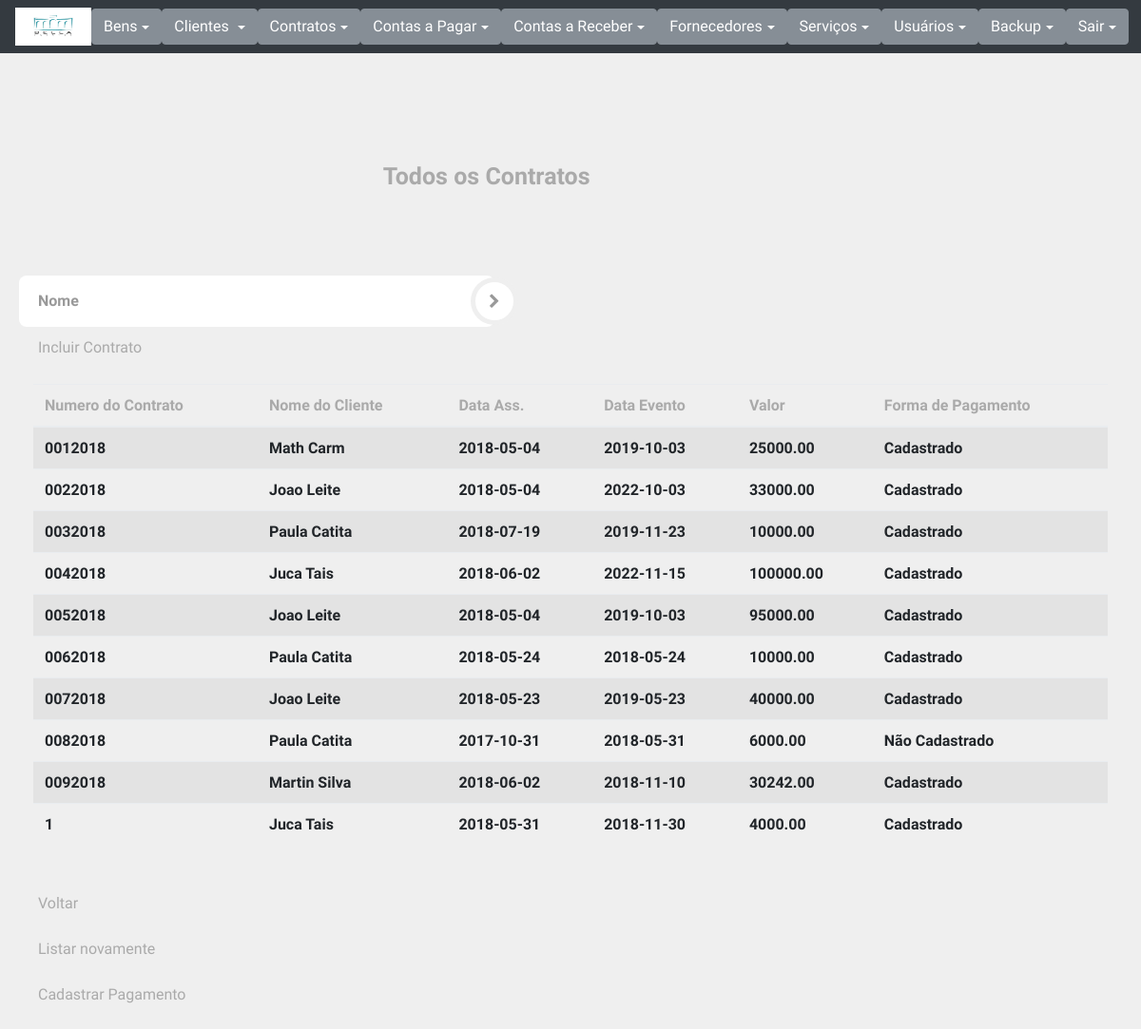
Page /listarContrato.php (signed in) on the committed database.
### tables this page shows
CREATE TABLE `contrato` (
  `num` varchar(12) NOT NULL,
  `idcliente` int(11) NOT NULL,
  `dataassinatura` date NOT NULL,
  `dataevento` date NOT NULL,
  `pessoascont` int(11) NOT NULL,
  `pessoaspres` int(11) NOT NULL,
  `valor` double(10,2) NOT NULL,
  `parcelascadastradas` tinyint(1) NOT NULL,
  PRIMARY KEY (`num`),
  KEY `contrato_cliente_fk` (`idcliente`),
  CONSTRAINT `contrato_cliente_fk` FOREIGN KEY (`idcliente`) REFERENCES `cliente` (`id`)
);

CREATE TABLE `cliente` (
  `id` int(11) NOT NULL AUTO_INCREMENT,
  `nome` varchar(50) NOT NULL,
  `profissao` varchar(35) NOT NULL,
  `rg` varchar(7) NOT NULL,
  `cpf` varchar(11) NOT NULL,
  `fone1` varchar(15) NOT NULL,
  `fone2` varchar(15) NOT NULL,
  `email` varchar(80) NOT NULL,
  `cep` int(11) NOT NULL,
  `logradouro` varchar(60) NOT NULL,
  `numero` int(11) NOT NULL,
  `complemento` varchar(60) DEFAULT NULL,
  `bairro` varchar(40) NOT NULL,
  `cidade` varchar(50) NOT NULL,
  PRIMARY KEY (`id`)
);

### listarContrato.php (the view, shortened to what this page needs)
<?php
require "connect.php";
if (isset($_GET['ordem'])) {
    $ordem=" ORDER BY " . $_GET['ordem'];
}else {
    $ordem="";
}
if (isset($_GET['nome'])) {
   setcookie('aux',$_GET['nome'], time() + 30);
}else{
$pnome="";
}
if (isset($_COOKIE['aux'])){
    if (empty($_COOKIE['aux'])){
        $pnome="";
    }else {
        $pnome="&nome=" . $_COOKIE['aux'];
}
}else {
    $pnome="";
}
require "modelo.php";
?>
    <div style="margin-left:33%;padding:70px 0">
        <div class="logo">Todos os Contratos</div>
	</div>
    <div class="login-form-1">
            <form id="login-form" class="text-left" action="listarContrato.php" method="get">
                <div style="width:500px" class="main-login-form">
                    <div class="login-group">
                        <div class="form-group">
                            <input type="text" class="form-control" id="nome" name="nome" placeholder="Nome">
                        </div>
                    </div>
                    <button type="submit" class="login-button"><i class="fa fa-chevron-right"></i></button>
                </div>
                <div class="etc-login-form">
                       <a href='frmContrato.php'>Incluir Contrato</a>
                </div>
            </form>
        </div>
    <div class='table-responsive col-md-12'>
        <table class='table table-striped'>
            <thead>
                <tr>
<?php
					echo "<th><a href='listarContrato.php?ordem=num{$pnome}'>Numero do Contrato</a></th>
						  <th><a href='listarContrato.php?ordem=nome{$pnome}'>Nome do Cliente</a></th>
						  <th><a href='listarContrato.php?ordem=ass{$pnome}'>Data Ass.</a></th>
						  <th><a href='listarContrato.php?ordem=ev{$pnome}'>Data Evento</a></th>
						  <th><a href='listarContrato.php?ordem=valor{$pnome}'>Valor</a></th>
						  <th><a href='listarContrato.php?ordem=sit{$pnome}'>Forma de Pagamento</a></th>";
?>
                </tr>
            </thead>
    </div>
	<tbody>
<?php
	if(!empty($_GET['nome'])){
        $nome = "%" . $_GET['nome'] . "%";
        $sql= "select con.num as num, cli.nome as nome, con.dataassinatura as ass, con.dataevento as ev, con.valor as valor, con.parcelascadastradas as sit from contrato con inner join cliente cli on con.idcliente=cli.id WHERE upper(nome) LIKE upper(:nome)";
        $resultado = $con->prepare($sql);
        $resultado->bindParam(':nome', $nome, PDO::PARAM_STR);
        $resultado->execute();
	}else{
			$sql= "select con.num as num, cli.nome as nome, con.dataassinatura as ass, con.dataevento as ev, con.valor as valor, con.parcelascadastradas as sit from contrato con inner join cliente cli on con.idcliente=cli.id" . $ordem;
            $resultado = $con->prepare($sql);
            $resultado->execute();
		}
            while ($row = $resultado->fetchObject()) {
                $situacao=$row->sit;
                echo "<tr>";
                echo "<td><b>{$row->num}</b></td>";
                echo "<td><b>{$row->nome}</b></td>";
				echo "<td><b>{$row->ass}</b></td>";
				echo "<td><b>{$row->ev}</b></td>";
				echo "<td><b>{$row->valor}</b></td>";
				if($situacao==1){
					echo "<td><b>Cadastrado</b></td>";
				}else{
					echo "<td><b> Não Cadastrado</b></td>";
				}
                echo "</tr>";
                    }
            ?>
    </tbody>
    <div class="etc-login-form">
        <br><a href="contratos.php">Voltar</a><br>
		<br><a href="listarContrato.php?apaga=1">Listar novamente</a> <br>
		<br><a href="parcincom.php">Cadastrar Pagamento </a><br>
    </div>
</body>
</html>

### css/style.css (style rules this page uses)
html, body { background: #efefef; padding: 10px; font-family: 'Varela Round'; }
a { color: #aaaaaa; transition: all ease-in-out 200ms; }
.etc-login-form { color: #919191; padding: 10px 20px; }
.login-form-1 { max-width: 300px; border-radius: 5px; display: inline-block; }
.main-login-form { position: relative; }
.login-form-1 .form-control { border: 0; box-shadow: 0 0 0; border-radius: 0; background: transparent; color: #555555; padding: 7px 0; font-weight: bold; height:auto; }
.login-form-1 .form-group { margin-bottom: 0; border-bottom: 2px solid #efefef; padding-right: 20px; position: relative; }
.login-form-1 .form-group:last-child { border-bottom: 0; }
.login-group { background: #ffffff; color: #999999; border-radius: 8px; padding: 10px 20px; }
.login-form-1 .login-button { position: absolute; right: -25px; top: 50%; background: #ffffff; color: #999999; padding: 11px 0; width: 50px; height: 50px; margin-top: -25px; border: 5px solid #efefef; border-radius: 50%; transition: all ease-in-out 500ms; }
.logo { padding: 15px 0; font-size: 25px; color: #aaaaaa; font-weight: bold; }

### css/nav.css (style rules this page uses)
body { min-height: 75rem; padding-top: 4.5rem; }

### rows in the picture
contrato: num "0012018", idcliente.nome "Math Carm", dataassinatura "2018-05-04", dataevento "2019-10-03", valor "25000.00", parcelascadastradas "Cadastrado"
contrato: num "0022018", idcliente.nome "Joao Leite", dataassinatura "2018-05-04", dataevento "2022-10-03", valor "33000.00", parcelascadastradas "Cadastrado"
contrato: num "0032018", idcliente.nome "Paula Catita", dataassinatura "2018-07-19", dataevento "2019-11-23", valor "10000.00", parcelascadastradas "Cadastrado"
contrato: num "0042018", idcliente.nome "Juca Tais", dataassinatura "2018-06-02", dataevento "2022-11-15", valor "100000.00", parcelascadastradas "Cadastrado"
contrato: num "0052018", idcliente.nome "Joao Leite", dataassinatura "2018-05-04", dataevento "2019-10-03", valor "95000.00", parcelascadastradas "Cadastrado"
contrato: num "0062018", idcliente.nome "Paula Catita", dataassinatura "2018-05-24", dataevento "2018-05-24", valor "10000.00", parcelascadastradas "Cadastrado"
contrato: num "0072018", idcliente.nome "Joao Leite", dataassinatura "2018-05-23", dataevento "2019-05-23", valor "40000.00", parcelascadastradas "Cadastrado"
contrato: num "0082018", idcliente.nome "Paula Catita", dataassinatura "2017-10-31", dataevento "2018-05-31", valor "6000.00", parcelascadastradas "Não Cadastrado"
contrato: num "0092018", idcliente.nome "Martin Silva", dataassinatura "2018-06-02", dataevento "2018-11-10", valor "30242.00", parcelascadastradas "Cadastrado"
contrato: num "1", idcliente.nome "Juca Tais", dataassinatura "2018-05-31", dataevento "2018-11-30", valor "4000.00", parcelascadastradas "Cadastrado"
